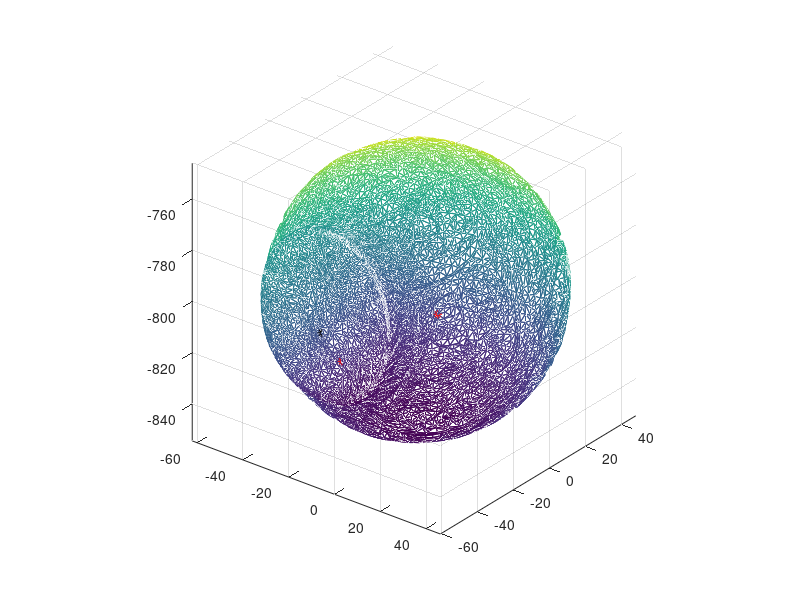

The MATLAB source for this figure:
% oddTriangle
clear; clc
addpath(genpath('Models'));
load('bronze.mat')

% oddpoint = [30.3201010000000,-26.3411010000000,-831.630981000000];
oddpoint = [30.32,-26.34,-831.63];
odd_point2 = [-11.0834,-44.414501,-827.2969];
odd_point3 = [-7.5106,-38.3862,-837.9340];
[va, id] = min(sum((vertices - oddpoint).^2,2));
figure(5)
trimesh(faces, vertices(:,1),vertices(:,2),vertices(:,3))
axis equal; hold on
v = vertices(id, :);
plot3(v(:,1),v(:,2),v(:,3),'r*');
plot3(odd_point2(:,1),odd_point2(:,2),odd_point2(:,3),'k*');
plot3(odd_point3(:,1),odd_point3(:,2),odd_point3(:,3),'r*');

AZ = 51.7757;
EL = -28.4537;
view(AZ,EL);
